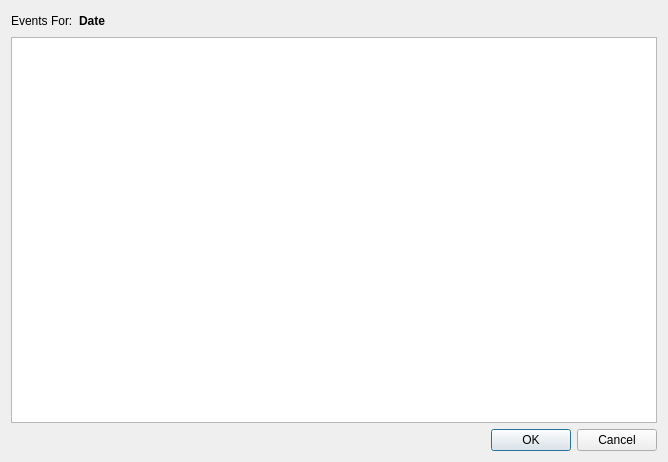
<?xml version="1.0" encoding="UTF-8"?>
<ui version="4.0">
 <class>DialogShowDayDetails</class>
 <widget class="QDialog" name="DialogShowDayDetails">
  <property name="geometry">
   <rect>
    <x>0</x>
    <y>0</y>
    <width>668</width>
    <height>462</height>
   </rect>
  </property>
  <property name="windowTitle">
   <string>Dialog</string>
  </property>
  <layout class="QGridLayout" name="gridLayout">
   <item row="0" column="0">
    <layout class="QVBoxLayout" name="verticalLayout">
     <item>
      <layout class="QHBoxLayout" name="horizontalLayout">
       <item>
        <widget class="QLabel" name="labelEvents">
         <property name="text">
          <string>Events For:</string>
         </property>
        </widget>
       </item>
       <item>
        <widget class="QLabel" name="labelSelectedDate">
         <property name="font">
          <font>
           <weight>75</weight>
           <bold>true</bold>
          </font>
         </property>
         <property name="text">
          <string>Date</string>
         </property>
        </widget>
       </item>
       <item>
        <spacer name="horizontalSpacer">
         <property name="orientation">
          <enum>Qt::Horizontal</enum>
         </property>
         <property name="sizeHint" stdset="0">
          <size>
           <width>40</width>
           <height>20</height>
          </size>
         </property>
        </spacer>
       </item>
      </layout>
     </item>
     <item>
      <widget class="QListView" name="listView"/>
     </item>
    </layout>
   </item>
   <item row="1" column="0">
    <widget class="QDialogButtonBox" name="buttonBox">
     <property name="orientation">
      <enum>Qt::Horizontal</enum>
     </property>
     <property name="standardButtons">
      <set>QDialogButtonBox::Cancel|QDialogButtonBox::Ok</set>
     </property>
    </widget>
   </item>
  </layout>
 </widget>
 <resources/>
 <connections>
  <connection>
   <sender>buttonBox</sender>
   <signal>accepted()</signal>
   <receiver>DialogShowDayDetails</receiver>
   <slot>accept()</slot>
   <hints>
    <hint type="sourcelabel">
     <x>248</x>
     <y>254</y>
    </hint>
    <hint type="destinationlabel">
     <x>157</x>
     <y>274</y>
    </hint>
   </hints>
  </connection>
  <connection>
   <sender>buttonBox</sender>
   <signal>rejected()</signal>
   <receiver>DialogShowDayDetails</receiver>
   <slot>reject()</slot>
   <hints>
    <hint type="sourcelabel">
     <x>316</x>
     <y>260</y>
    </hint>
    <hint type="destinationlabel">
     <x>286</x>
     <y>274</y>
    </hint>
   </hints>
  </connection>
 </connections>
</ui>
